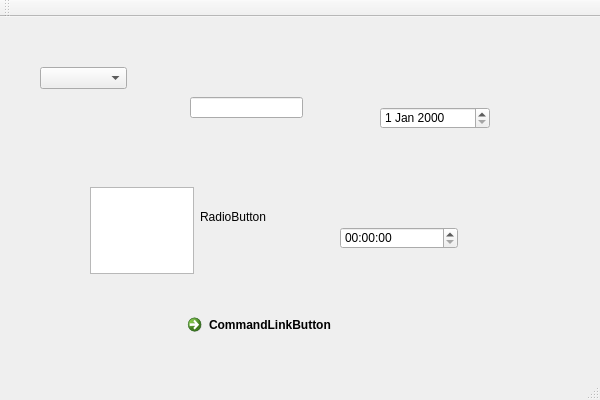
<?xml version="1.0" encoding="UTF-8"?>
<ui version="4.0">
 <class>QtGuiApplication1Class</class>
 <widget class="QMainWindow" name="QtGuiApplication1Class">
  <property name="geometry">
   <rect>
    <x>0</x>
    <y>0</y>
    <width>600</width>
    <height>400</height>
   </rect>
  </property>
  <property name="windowTitle">
   <string>QtGuiApplication1</string>
  </property>
  <widget class="QWidget" name="centralWidget">
   <widget class="QRadioButton" name="radioButton">
    <property name="geometry">
     <rect>
      <x>180</x>
      <y>190</y>
      <width>115</width>
      <height>19</height>
     </rect>
    </property>
    <property name="text">
     <string>RadioButton</string>
    </property>
   </widget>
   <widget class="QComboBox" name="comboBox">
    <property name="geometry">
     <rect>
      <x>40</x>
      <y>50</y>
      <width>87</width>
      <height>22</height>
     </rect>
    </property>
   </widget>
   <widget class="QLineEdit" name="lineEdit">
    <property name="geometry">
     <rect>
      <x>190</x>
      <y>80</y>
      <width>113</width>
      <height>21</height>
     </rect>
    </property>
   </widget>
   <widget class="QTextEdit" name="textEdit">
    <property name="geometry">
     <rect>
      <x>90</x>
      <y>170</y>
      <width>104</width>
      <height>87</height>
     </rect>
    </property>
   </widget>
   <widget class="QTimeEdit" name="timeEdit">
    <property name="geometry">
     <rect>
      <x>340</x>
      <y>210</y>
      <width>118</width>
      <height>22</height>
     </rect>
    </property>
   </widget>
   <widget class="QDateEdit" name="dateEdit">
    <property name="geometry">
     <rect>
      <x>380</x>
      <y>90</y>
      <width>110</width>
      <height>22</height>
     </rect>
    </property>
   </widget>
   <widget class="QCommandLinkButton" name="commandLinkButton">
    <property name="geometry">
     <rect>
      <x>180</x>
      <y>290</y>
      <width>222</width>
      <height>48</height>
     </rect>
    </property>
    <property name="text">
     <string>CommandLinkButton</string>
    </property>
   </widget>
  </widget>
  <widget class="QMenuBar" name="menuBar">
   <property name="geometry">
    <rect>
     <x>0</x>
     <y>0</y>
     <width>600</width>
     <height>26</height>
    </rect>
   </property>
  </widget>
  <widget class="QToolBar" name="mainToolBar">
   <attribute name="toolBarArea">
    <enum>TopToolBarArea</enum>
   </attribute>
   <attribute name="toolBarBreak">
    <bool>false</bool>
   </attribute>
  </widget>
  <widget class="QStatusBar" name="statusBar"/>
 </widget>
 <layoutdefault spacing="6" margin="11"/>
 <resources>
  <include location="QtGuiApplication1.qrc"/>
 </resources>
 <connections/>
</ui>
